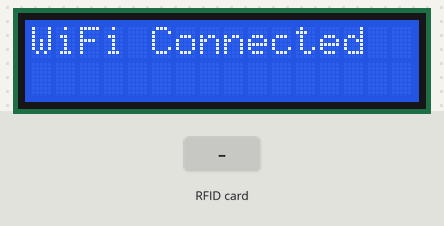
A sketch run on a simulated ESP32. Shown: 16×2 character LCD. The test bench sets the inputs (shaded band). WiFi joins after 1.5 s; servers stay silent unless stated; what the sketch prints to the serial monitor is not drawn.

Above: at 3.8 s.
3.9 s: RFID card 5E 7A 19 C4 held to the reader
At 4.8 s:
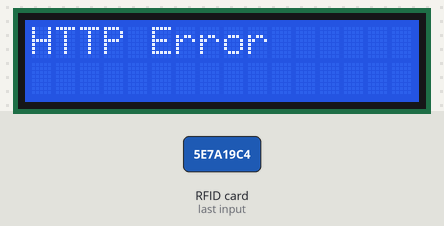
At 5.3 s:
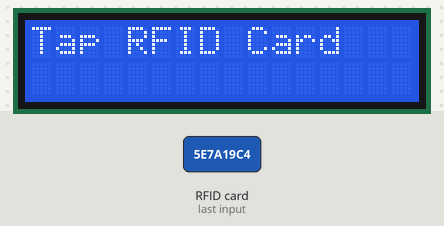
Timing chart, 0 to 6.9 s (numbered marks = the images above; inputs shaded):
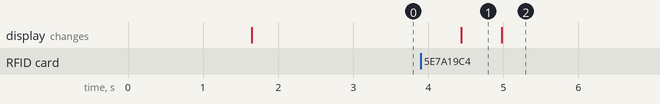

The sketch:

role_reveal_esp32.ino
```cpp
#include <WiFi.h>
#include <HTTPClient.h>
#include <SPI.h>
#include <MFRC522.h>
#include <LiquidCrystal_I2C.h>

// --------- WiFi Setup ----------
const char* ssid = "YourWiFiSSID";
const char* password = "YourWiFiPassword";

// --------- Server Setup ----------
const char* serverURL = "http://192.168.196.222:8000/role/"; // change to your server

// --------- LCD Setup ----------
LiquidCrystal_I2C lcd(0x27, 16, 2); // 16x2 LCD

// --------- RFID Setup ----------
#define RST_PIN 22
#define SS_PIN 21
MFRC522 mfrc522(SS_PIN, RST_PIN);

String lastUID = ""; // track currently displayed card

void setup() {
  Serial.begin(115200);
  SPI.begin();
  mfrc522.PCD_Init();

  lcd.init();
  lcd.backlight();
  lcd.setCursor(0, 0);
  lcd.print("Connecting WiFi");

  WiFi.begin(ssid, password);
  while (WiFi.status() != WL_CONNECTED) {
    delay(500);
    Serial.print(".");
  }
  lcd.clear();
  lcd.setCursor(0, 0);
  lcd.print("WiFi Connected");
  delay(1000);
}

void loop() {
  // Check for new card presence
  if (!mfrc522.PICC_IsNewCardPresent() || !mfrc522.PICC_ReadCardSerial()) {
    // If no card, clear LCD or show default
    if (lastUID != "") {
      lcd.clear();
      lcd.setCursor(0, 0);
      lcd.print("Tap RFID Card");
      lastUID = "";
    }
    delay(500);
    return;
  }

  // Read card UID
  String uidStr = "";
  for (byte i = 0; i < mfrc522.uid.size; i++) {
    if (mfrc522.uid.uidByte[i] < 0x10) uidStr += "0";
    uidStr += String(mfrc522.uid.uidByte[i], HEX);
  }
  uidStr.toUpperCase();

  // Only fetch role if new card or first scan
  if (uidStr != lastUID) {
    lastUID = uidStr;
    fetchAndDisplayRole(uidStr);
  }

  // Keep displaying the same role while card is present
  delay(500);
}

void fetchAndDisplayRole(String rfid) {
  if (WiFi.status() != WL_CONNECTED) {
    lcd.clear();
    lcd.setCursor(0, 0);
    lcd.print("WiFi Lost");
    return;
  }

  HTTPClient http;
  String url = String(serverURL) + rfid;
  http.begin(url);
  int httpCode = http.GET();

  if (httpCode > 0) {
    String payload = http.getString();
    Serial.println("Role: " + payload);
    lcd.clear();
    if (payload.length() <= 16) {
      lcd.setCursor(0, 0);
      lcd.print(payload);
    } else {
      lcd.setCursor(0, 0);
      lcd.print(payload.substring(0, 16));
      lcd.setCursor(0, 1);
      lcd.print(payload.substring(16));
    }
  } else {
    lcd.clear();
    lcd.setCursor(0, 0);
    lcd.print("HTTP Error");
  }

  http.end();
}
```

Measured:
- after the input at 3.9 s, the display: changes after 0.54 s (image 1)
- what the display in image 1 shows lasts 0.6 s, from 4.4 s to 5.0 s
